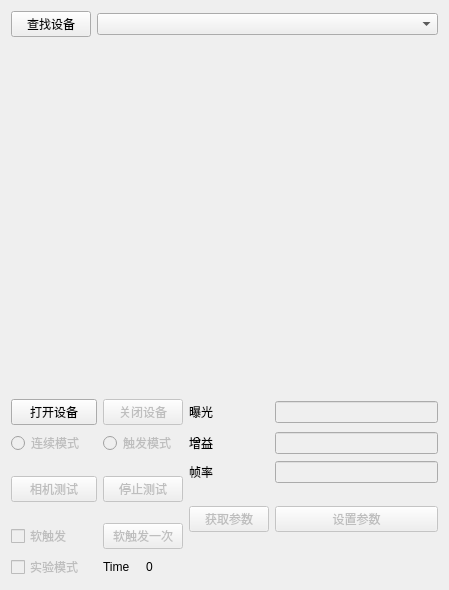
<?xml version="1.0" encoding="UTF-8"?>
<ui version="4.0">
 <class>CamWindow</class>
 <widget class="QWidget" name="CamWindow">
  <property name="geometry">
   <rect>
    <x>0</x>
    <y>0</y>
    <width>449</width>
    <height>590</height>
   </rect>
  </property>
  <property name="windowTitle">
   <string>CamWindow</string>
  </property>
  <layout class="QGridLayout" name="gridLayout">
   <item row="0" column="0">
    <widget class="QPushButton" name="bnEnum">
     <property name="text">
      <string>查找设备</string>
     </property>
    </widget>
   </item>
   <item row="1" column="0" colspan="6">
    <widget class="QWidget" name="widgetDisplay" native="true">
     <property name="minimumSize">
      <size>
       <width>350</width>
       <height>350</height>
      </size>
     </property>
    </widget>
   </item>
   <item row="2" column="0" colspan="2">
    <widget class="QPushButton" name="bnOpen">
     <property name="text">
      <string>打开设备</string>
     </property>
    </widget>
   </item>
   <item row="2" column="2" colspan="2">
    <widget class="QPushButton" name="bnClose">
     <property name="enabled">
      <bool>false</bool>
     </property>
     <property name="text">
      <string>关闭设备</string>
     </property>
    </widget>
   </item>
   <item row="2" column="4">
    <widget class="QLabel" name="lExposure">
     <property name="text">
      <string>曝光</string>
     </property>
    </widget>
   </item>
   <item row="2" column="5">
    <widget class="QLineEdit" name="tbExposure">
     <property name="enabled">
      <bool>false</bool>
     </property>
    </widget>
   </item>
   <item row="3" column="0" colspan="2">
    <widget class="QRadioButton" name="bnContinuesMode">
     <property name="enabled">
      <bool>false</bool>
     </property>
     <property name="text">
      <string>连续模式</string>
     </property>
    </widget>
   </item>
   <item row="3" column="2" colspan="2">
    <widget class="QRadioButton" name="bnTriggerMode">
     <property name="enabled">
      <bool>false</bool>
     </property>
     <property name="text">
      <string>触发模式</string>
     </property>
    </widget>
   </item>
   <item row="3" column="4">
    <widget class="QLabel" name="lGain">
     <property name="text">
      <string>增益</string>
     </property>
    </widget>
   </item>
   <item row="3" column="5">
    <widget class="QLineEdit" name="tbGain">
     <property name="enabled">
      <bool>false</bool>
     </property>
    </widget>
   </item>
   <item row="4" column="0" rowspan="2" colspan="2">
    <widget class="QPushButton" name="bnStart">
     <property name="enabled">
      <bool>false</bool>
     </property>
     <property name="text">
      <string>相机测试</string>
     </property>
    </widget>
   </item>
   <item row="4" column="2" rowspan="2" colspan="2">
    <widget class="QPushButton" name="bnStop">
     <property name="enabled">
      <bool>false</bool>
     </property>
     <property name="text">
      <string>停止测试</string>
     </property>
    </widget>
   </item>
   <item row="4" column="4">
    <widget class="QLabel" name="lFrameRate">
     <property name="text">
      <string>帧率</string>
     </property>
    </widget>
   </item>
   <item row="4" column="5">
    <widget class="QLineEdit" name="tbFrameRate">
     <property name="enabled">
      <bool>false</bool>
     </property>
    </widget>
   </item>
   <item row="5" column="4" rowspan="2">
    <widget class="QPushButton" name="bnGetParam">
     <property name="enabled">
      <bool>false</bool>
     </property>
     <property name="text">
      <string>获取参数</string>
     </property>
    </widget>
   </item>
   <item row="5" column="5" rowspan="2">
    <widget class="QPushButton" name="bnSetParam">
     <property name="enabled">
      <bool>false</bool>
     </property>
     <property name="text">
      <string>设置参数</string>
     </property>
    </widget>
   </item>
   <item row="6" column="0">
    <widget class="QCheckBox" name="cbSoftTrigger">
     <property name="enabled">
      <bool>false</bool>
     </property>
     <property name="text">
      <string>软触发</string>
     </property>
    </widget>
   </item>
   <item row="6" column="2" colspan="2">
    <widget class="QPushButton" name="bnTriggerExec">
     <property name="enabled">
      <bool>false</bool>
     </property>
     <property name="text">
      <string>软触发一次</string>
     </property>
    </widget>
   </item>
   <item row="7" column="0" colspan="2">
    <widget class="QCheckBox" name="cbRecordTrigger">
     <property name="enabled">
      <bool>false</bool>
     </property>
     <property name="text">
      <string>实验模式</string>
     </property>
    </widget>
   </item>
   <item row="7" column="2">
    <widget class="QLabel" name="lFrame">
     <property name="text">
      <string>Time</string>
     </property>
    </widget>
   </item>
   <item row="7" column="3">
    <widget class="QLabel" name="lRate">
     <property name="text">
      <string>0</string>
     </property>
    </widget>
   </item>
   <item row="0" column="1" colspan="5">
    <widget class="QComboBox" name="ComboDevices"/>
   </item>
  </layout>
 </widget>
 <resources/>
 <connections/>
</ui>
